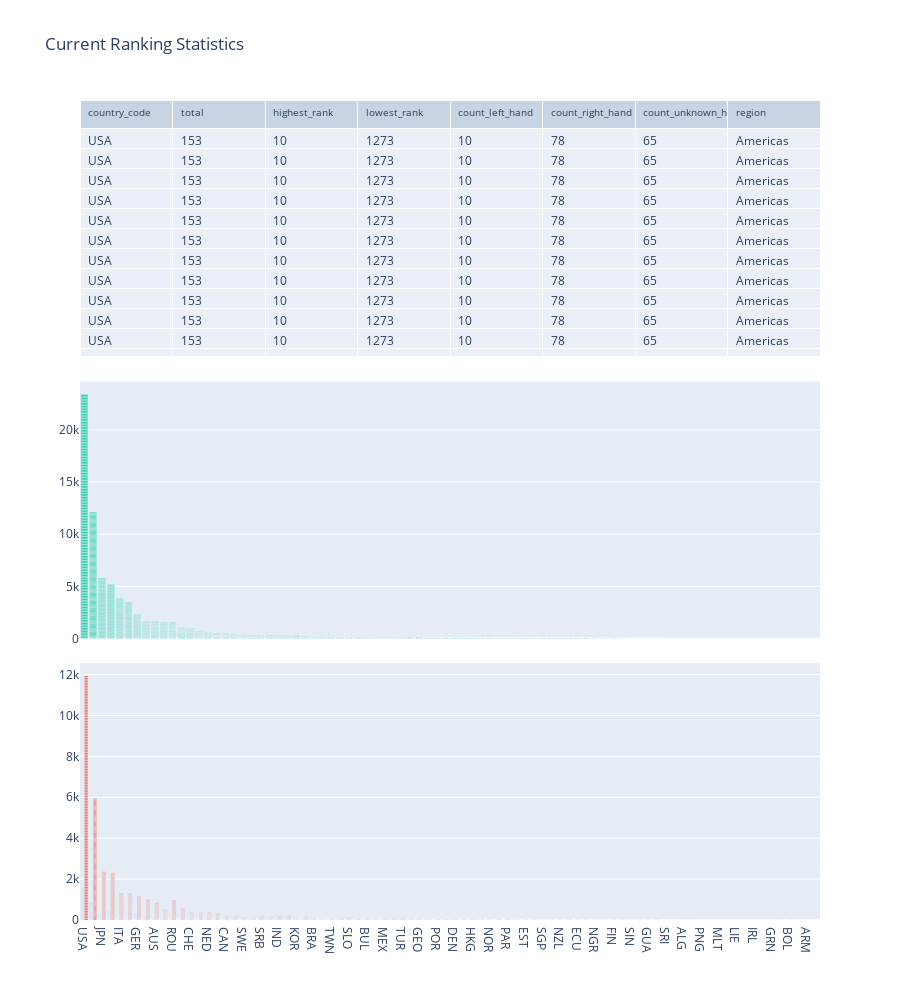

The notebook cell this image was saved under:
### Code cell
from plotly import graph_objs as go
from plotly.subplots import make_subplots

fig = make_subplots(
    rows=3, cols=1,
    shared_xaxes=True,
    vertical_spacing=0.03,
    specs=[[{"type": "table"}],
           [{"type": "bar"}],
           [{"type": "bar"}]]
)

fig.add_trace(  
    go.Bar(name='Left Handers', x=desc_most_recent.country_code, y=desc_most_recent.count_left_hand),
    row=3, col=1
)

fig.add_trace(  
    go.Bar(name='Right Handers', x=desc_most_recent.country_code, y=desc_most_recent.count_right_hand),
    row=3, col=1
)

# fig.update_layout(barmode='group')

fig.add_trace(
    go.Bar(
        x=desc_most_recent["country_code"],
        y=desc_most_recent["total"]
    ),
    row=2, col=1
)

fig.add_trace(
    go.Table(
        header=dict(
            values=list(desc_most_recent.columns),
            font=dict(size=10),
            align="left"
        ),
        cells=dict(
            values=[desc_most_recent[k].tolist() for k in desc_most_recent.columns],
            align = "left")
    ),
    row=1, col=1
)

fig.update_layout(
    height=1000,
    showlegend=False,
    title_text="Current Ranking Statistics",
)

fig.show()

### Figure 1 — Plotly figure (JSON) as saved in the notebook; plotly's stock layout.template omitted (floating-point values rounded to 4 significant figures; data arrays with more than 128 entries replaced by an {"elided": "..."} marker saying what was removed)
{"data": [{"name": "Left Handers", "type": "bar", "x": {"elided": "1320 str values"}, "xaxis": "x2", "y": {"elided": "1320 int values"}, "yaxis": "y2"}, {"name": "Right Handers", "type": "bar", "x": {"elided": "1320 str values"}, "xaxis": "x2", "y": {"elided": "1320 int values"}, "yaxis": "y2"}, {"type": "bar", "x": {"elided": "1320 str values"}, "xaxis": "x", "y": {"elided": "1320 int values"}, "yaxis": "y"}, {"cells": {"align": "left", "values": {"elided": "8x1320 mixed values"}}, "domain": {"x": [0, 1], "y": [0.6867, 1.0]}, "header": {"align": "left", "font": {"size": 10}, "values": ["country_code", "total", "highest_rank", "lowest_rank", "count_left_hand", "count_right_hand", "count_unknown_hand", "region"]}, "type": "table"}], "layout": {"height": 1000, "showlegend": false, "title": {"text": "Current Ranking Statistics"}, "xaxis": {"anchor": "y", "domain": [0, 1], "matches": "x2", "showticklabels": false}, "xaxis2": {"anchor": "y2", "domain": [0, 1]}, "yaxis": {"anchor": "x", "domain": [0.3433, 0.6567]}, "yaxis2": {"anchor": "x2", "domain": [0, 0.3133]}}}
